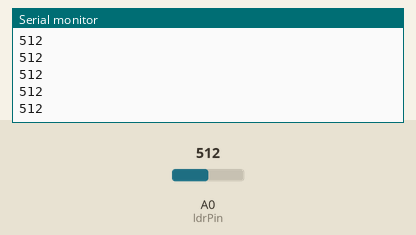
Recording of a sketch running on a simulated Arduino Uno, built with avr-gcc and run on an emulated ATmega328P. On the bench: the last lines printed to the serial monitor. The test bench sets the inputs (shaded band); at power-on: A0 (ldrPin) = 512.

Above: at 1.2 s.
1.3 s: A0 (ldrPin) set to 716
At 1.32 s:
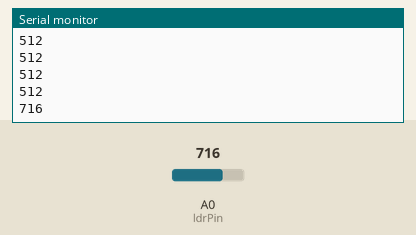
2.8 s: A0 (ldrPin) set to 900
At 2.83 s:
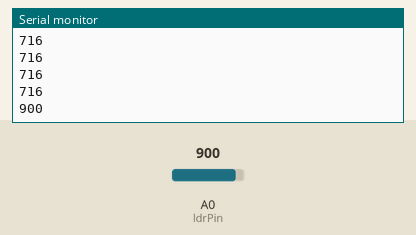
Timing chart, 0 to 5.8 s (numbered marks = the images above; inputs shaded):
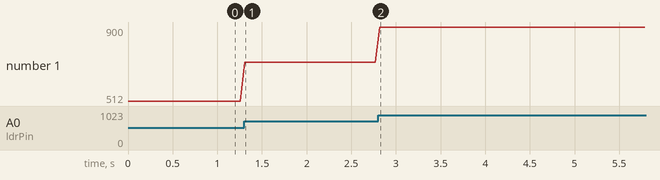

The sketch:

ldrPin.ino
```cpp
int ldrPin = A0;
int analogValue = 0;
void setup() {
Serial.begin(9600);
}

void loop() {
analogValue = analogRead(ldrPin);
Serial.println(analogValue);
delay(50);
}
```

Measured:
- after the input at 1.3 s, the serial monitor: prints a new line at once (image 1)
- after the input at 2.8 s, the serial monitor: prints a new line at once (image 2)
- plotted number 1: 512 → 716 after the input at 1.3 s, 716 → 900 after the input at 2.8 s
